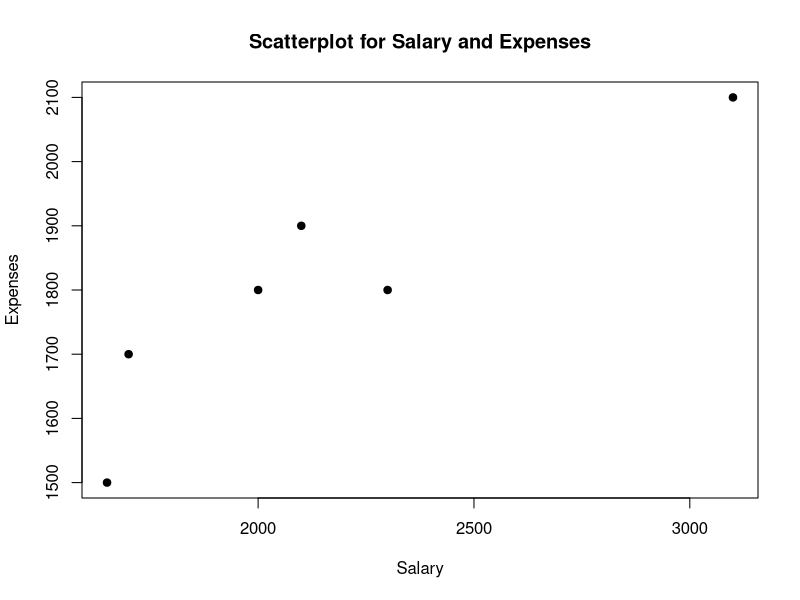

Reproduce this figure in R. (Note: this script raises an error after producing the figure.)
# Class assignment

# Create a dataframe with three columns - name, salary, expenses
# and six rows for people: 
# column 1: 6 names
# column 2: 6 numbers with imaginary salary
# column 3: 6 numbers with imaginary expenses
names <- c("Mark", "Julia", "David", "Rose", "Rick", "Camilla")
salary <- c(2000, 1650, 2300, 1700, 2100, 3100)
expenses <- c(1800, 1500, 1800, 1700, 1900, 2100)
data <- data.frame(names, salary, expenses)
# print the covariance between salary and epxenses
cov(salary, expenses)

# find out SD for both salary and expenses
sd(salary)
sd(expenses)
# multiply SD for salary and SD for expenses 
529.55*200
# divide covariance by multiplication of SD(salary)*SD(expenses)
95000/105910
# check the correlation
cor(salary, expenses)
plot(salary, expenses, main="Scatterplot for Salary and Expenses", 
     xlab="Salary", ylab="Expenses", pch=19)
ggplot(data, aes(x=salary, y=expenses)) + 
geom_point(size=2, shape=18) +
geom_smooth(method=lm) +
labs(title = "Salary x Expenses")
